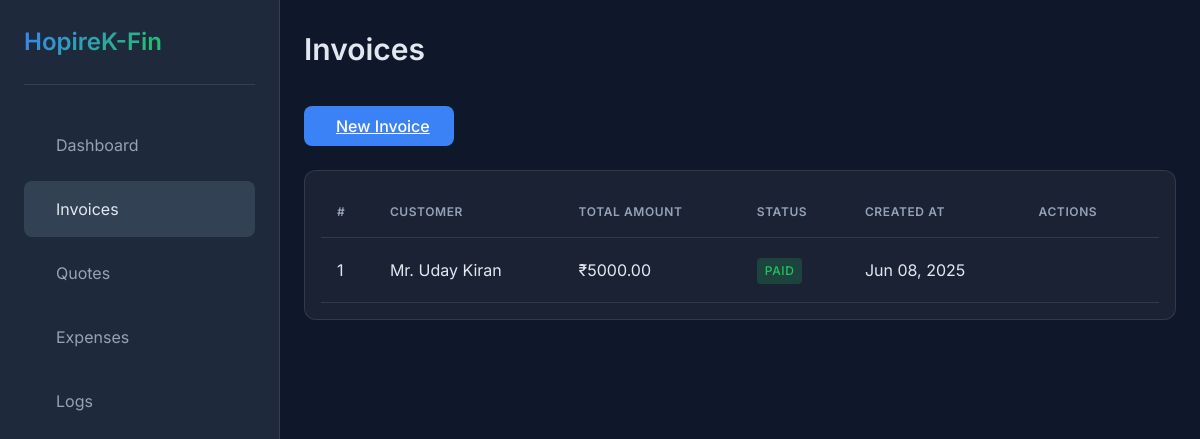
The page /invoices/ (signed in) on the database as committed earlier.
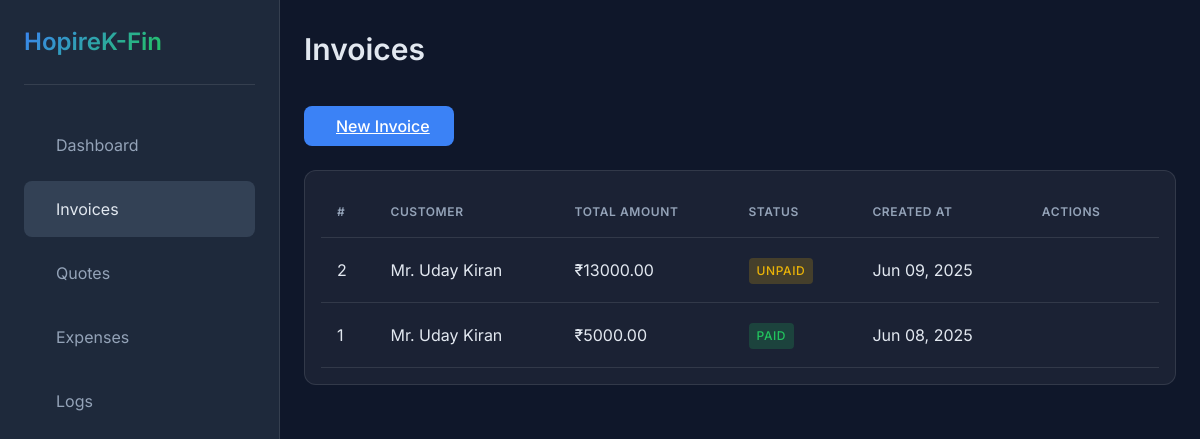
The same page on the database as committed later.
### core/models.py (models this page shows, shortened)
class Invoice(models.Model):
    customer = models.ForeignKey(Customer, related_name='invoices', on_delete=models.CASCADE)
    quote = models.ForeignKey(Quote, related_name='invoices', on_delete=models.SET_NULL, null=True, blank=True)
    created_at = models.DateTimeField(auto_now_add=True)
    reference_id = models.CharField(max_length=100, blank=True)
    payment_method = models.CharField(max_length=100, blank=True)
    total_amount = models.DecimalField(max_digits=12, decimal_places=2, default=0)
    notes = models.TextField(blank=True)
    is_paid = models.BooleanField(default=False)

class Customer(models.Model):
    INDIVIDUAL = 'individual'
    COMPANY = 'company'
    CUSTOMER_TYPE_CHOICES = [
        (INDIVIDUAL, 'Individual'),
        (COMPANY, 'Company'),
    ]
    customer_type = models.CharField(max_length=20, choices=CUSTOMER_TYPE_CHOICES)
    name = models.CharField(max_length=255)
    billing_address = models.TextField()
    shipping_address = models.TextField(blank=True)
    gstin = models.CharField(max_length=15, blank=True)
    phone = models.CharField(max_length=20, blank=True)
    email = models.EmailField(blank=True)

### core/views.py (the view)
# urls.py: path('invoices/', views.invoice_list, name='invoice_list'),
@login_required
def invoice_list(request):
    invoices = Invoice.objects.select_related('customer').all().order_by('-created_at')
    return render(request, "invoices.html", {"invoices": invoices})

### templates/invoices.html (shortened to what this page needs)
{% extends "base.html" %}
{% block page_title %}Invoices{% endblock %}
{% block content %}
<div class="content-header">
    <div class="header-actions">
        <a href="{% url 'invoice_create' %}" class="btn btn-primary">
            <span>New Invoice</span>
        </a>
    </div>
</div>
    <div class="card table-container">
        <table class="table">
            <thead>
                <tr>
                    <th>#</th>
                    <th>Customer</th>
                    <th>Total Amount</th>
                    <th>Status</th>
                    <th>Created At</th>
                    <th>Actions</th>
                </tr>
            </thead>
            <tbody>
                {% for invoice in invoices %}
                <tr>
                    <td class="invoice-id">{{ invoice.id }}</td>
                    <td class="customer-name">{{ invoice.customer.name }}</td>
                    <td class="amount">₹{{ invoice.total_amount|floatformat:2 }}</td>
                    <td>
                        {% if invoice.is_paid %}
                        <span class="badge badge-success">Paid</span>
                        {% else %}
                        <span class="badge badge-warning">Unpaid</span>
                        {% endif %}
                    </td>
                    <td class="date">{{ invoice.created_at|date:"M d, Y" }}</td>
                    <td>
                        <div class="actions">
                            <a href="{% url 'invoice_update' invoice.id %}" class="action-btn" title="Edit">
                            </a>
                            <a href="/invoices/{{ invoice.id }}/delete/" class="action-btn" title="Delete">
                            </a>
                        </div>
                    </td>
                </tr>
                {% empty %}
                <tr>
                    <td colspan="6" class="text-center">No invoices found.</td>
                </tr>
                {% endfor %}
            </tbody>
        </table>
    </div>
    {% endblock %}

### templates/base.html (shortened to what this page needs)
<!DOCTYPE html>
<html lang="en">
<head>
    <link href="https://cdn.jsdelivr.net/npm/remixicon@3.5.0/fonts/remixicon.css" rel="stylesheet">
    <link rel="stylesheet" href="/static/style.css">
</head>
<body class="dark-theme">
    <div class="layout">
        <aside class="sidebar">
            <div class="sidebar-header">
                <h2>HopireK-Fin</h2>
            </div>
            <nav class="nav">
                <a href="{% url 'home' %}" class="nav-link {% if request.path == '/' %}active{% endif %}">
                    <span>Dashboard</span>
                </a>
                <a href="{% url 'invoice_list' %}" class="nav-link {% if 'invoice' in request.path %}active{% endif %}">
                    <span>Invoices</span>
                </a>
                <a href="{% url 'quote_list' %}" class="nav-link {% if 'quote' in request.path %}active{% endif %}">
                    <span>Quotes</span>
                </a>
                <a href="{% url 'expense_list' %}" class="nav-link {% if 'expense' in request.path %}active{% endif %}">
                    <span>Expenses</span>
                </a>
                <a href="{% url 'log_list' %}" class="nav-link {% if 'logs' in request.path %}active{% endif %}">
                    <span>Logs</span>
                </a>
            </nav>
        </aside>
        <main class="main">
            <header class="header">
                <div class="header-content">
                    <div class="page-title">
                        {% block page_title %}{% endblock %}
                    </div>
                    <div class="header-actions">
                        <button id="themeToggle" class="theme-toggle">
                        </button>
                    </div>
                </div>
            </header>
            <div class="content">
                {% block content %}{% endblock %}
            </div>
        </main>
    </div>
</body>
</html>

### templates/invoices.html (style rules this page uses)
.header-actions { margin-bottom: var(--spacing-lg); }

Rows that differ between the two databases and show on the page:
added Invoice: id "2", customer.name "Mr. Uday Kiran", total_amount "13000.00", is_paid "UNPAID", created_at "Jun 09, 2025"
